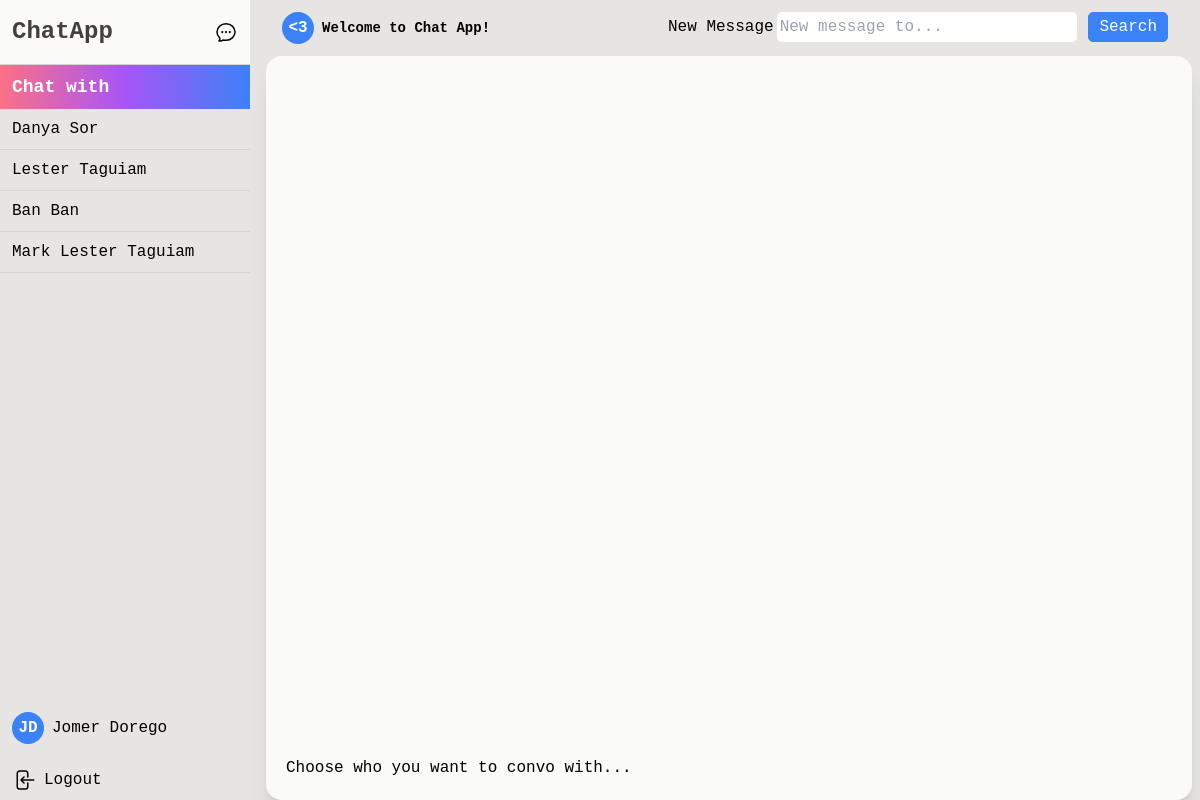
The page / (signed in) on the database its author committed.
### tables this page shows
CREATE TABLE `users` (
  `id` int(11) NOT NULL,
  `fname` varchar(50) NOT NULL,
  `lname` varchar(50) NOT NULL,
  `username` varchar(50) NOT NULL,
  `pass` varchar(100) NOT NULL,
  `created_at` date NOT NULL DEFAULT current_timestamp()
);

### index_contents.php (called while the page is built, shortened)
<?php
function getUserConvos($pdo, $userID){
   $userConvoWith = array();
   try {
      $query = "SELECT
            c.*,
            u.fname,
            u.lname,
            IF(c.userId_1 = $userID, c.userId_2, c.userId_1) AS recieverID
         FROM
            convo c
         INNER JOIN
            users u
         ON
            u.id = IF(c.userId_1 = $userID, c.userId_2, c.userId_1)
         WHERE
            userId_1 = $userID
         OR userId_2 = $userID";
      $stmt = $pdo->prepare($query);
      if($stmt->execute()){
         $res = $stmt->fetchAll(PDO::FETCH_OBJ);
         foreach($res as $r){
            array_push(
               $userConvoWith,
               [
                  'convoID' => $r->id,
                  'recieverID' => $r->recieverID,
                  'recieverFullName' => ucwords($r->fname) . ' ' . ucwords($r->lname)
               ]
            );
         }
      }
   } catch (PDOException $e) {
      echo "Error: " . $e->getMessage();
   }
   return $userConvoWith;
}
function userFullName($pdo, $userID) {
   $query = "SELECT fname, lname FROM users WHERE id = ? LIMIT 1";
   $stmt = $pdo->prepare($query);
   $stmt->bindParam(1, $userID);
   if($stmt->execute()){
      return $stmt->fetch(PDO::FETCH_OBJ);
   }
}

### index-aside.php (the view, shortened to what this page needs)
<aside class="flex flex-col w-[250px] bg-stone-200/50 shrink-0">
   <div class="flex flex-row justify-between items-center px-3 py-4 border-b bg-stone-50 border-stone-300">
         <a href="<?= ROOT_URL ?>" class="text-2xl font-semibold font-mono text-stone-700">ChatApp</a>
   </div>
   <div class="flex flex-col flex-auto overflow-y-auto">
         <p class="px-3 py-2 font-bold text-white bg-gradient-to-r from-rose-400 via-purple-500 to-blue-500 sticky top-0 z-2  text-lg">Chat with</p>
         <?php $convos = getUserConvos($pdo, $_SESSION['user-login']) ?>
         <?php foreach($convos as $convo): ?>
         <a href="<?= ROOT_URL ?>index.php?convo=<?= $convo['convoID'] ?>&name=<?= $convo['recieverFullName'] ?>" class="flex flex-row justify-between items-center relative px-3 py-2 hover:bg-blue-600 hover:text-white transition-all border-b border-stone-300">
            <span><?= $convo['recieverFullName'] ?></span>
         </a>
         <?php endforeach; ?>
   </div>
   <div class="flex flex-col gap-2">
         <a href="#" class="flex flex-row items-center gap-2 px-3 py-2">
         <?php $fn = userFullName($pdo, $_SESSION['user-login']) ?>
            <div class="w-8 h-8 flex flex-col rounded-full items-center justify-center bg-blue-500 text-white">
               <h1 class="font-black"><?= ucfirst($fn->fname[0]).ucfirst($fn->lname[0]) ?></h1>
            </div>
            <span><?= ucfirst($fn->fname).' '.ucfirst($fn->lname) ?></span>
         </a>
         <a href="logout.php" class="flex flex-row items-center gap-2 px-3 py-2">
            <span>Logout</span>
         </a>
   </div>
</aside>

### index.php (shortened to what this page needs)
<!DOCTYPE html>
<html lang="en">
<head>
    <link rel="stylesheet" href="./dist/output.css">
    <link rel="stylesheet" href="./dist/customize.css">
</head>
<?php
include('./config/db_connect.php');
include('./index_contents.php');
?>
<body class="bg-stone-200 h-screen font-mono">
    <div class="flex flex-row h-screen gap-2">
        <?php
            include('./index-aside.php');
        ?>
        <?php
            include('./send-msg.php');
        ?>
</body>
</html>

### send-msg.php (shortened to what this page needs)
<div class="flex-auto flex flex-col px-2 bg-stone-200/50">
        <?php
            if(isset($_GET['convo']) && isset($_GET['name'])){
                $convoID = $_GET['convo'];
                $arrayFnameReciever = explode(' ', $_GET['name']);
                $receiverInitial = ucfirst($arrayFnameReciever[0][0]).ucfirst($arrayFnameReciever[1][0]);
                $receiverFullName = $_GET['name'];
                $conversations = getConvo($pdo, $convoID);
            } else if (isset($_GET['name'])) {
               $arrayFnameReciever = explode(' ', $_GET['name']);
               $receiverInitial = ucfirst($arrayFnameReciever[0][0]).ucfirst($arrayFnameReciever[sizeof($arrayFnameReciever) - 1][0]);
               $receiverFullName = $_GET['name'];
            } else {
                $receiverInitial = '<3';
                $receiverFullName = 'Welcome to Chat App!';
            }
        ?>
            <div class="flex flex-row px-4 py-3 items-center gap-2">
                <div class="w-8 h-8 flex flex-col rounded-full items-center justify-center bg-blue-500 text-white">
                    <h1 class="font-black"><?= $receiverInitial ?></h1>
                </div>
                <h5 class="text-sm font-semibold "><?= $receiverFullName ?></h5>
                <?php  if(!isset($_GET['convo']) && !isset($_GET['name']) && !isset($_GET['new-msg'])) : ?>
                <form action="" method="GET" class="search-container">
                    <label for="search">New Message</label>
                    <input type="search" id="search" name="search" class="search-input" placeholder="New message to..." required/>
                    <button type="submit" class="search-btn">Search</button>
                </form>
                <?php endif; ?>
            </div>
            <div class="flex flex-col-reverse flex-auto  bg-stone-50 rounded-2xl p-5 overflow-y-auto shadow-xl">
                <?php
                    if(isset($_GET['convo']) && isset($_GET['name'])) {
                        displayConvo($conversations);
                    } else if(isset($_GET['new-msg'])) {
                        echo '';
                    } else {
                        echo '<div class="no-convo">Choose who you want to convo with... </div>';
                    }
                ?>
            </div>
        </div>
    </div>

### rows shown on the page
users: fname "J", lname "D", fname "Jomer", lname "Dorego"

### other values the page prints
$convo['recieverFullName'] "Danya Sor"
$convo['recieverFullName'] "Lester Taguiam"
$convo['recieverFullName'] "Ban Ban"
$convo['recieverFullName'] "Mark Lester Taguiam"
$receiverInitial "<3"
$receiverFullName "Welcome to Chat App!"
